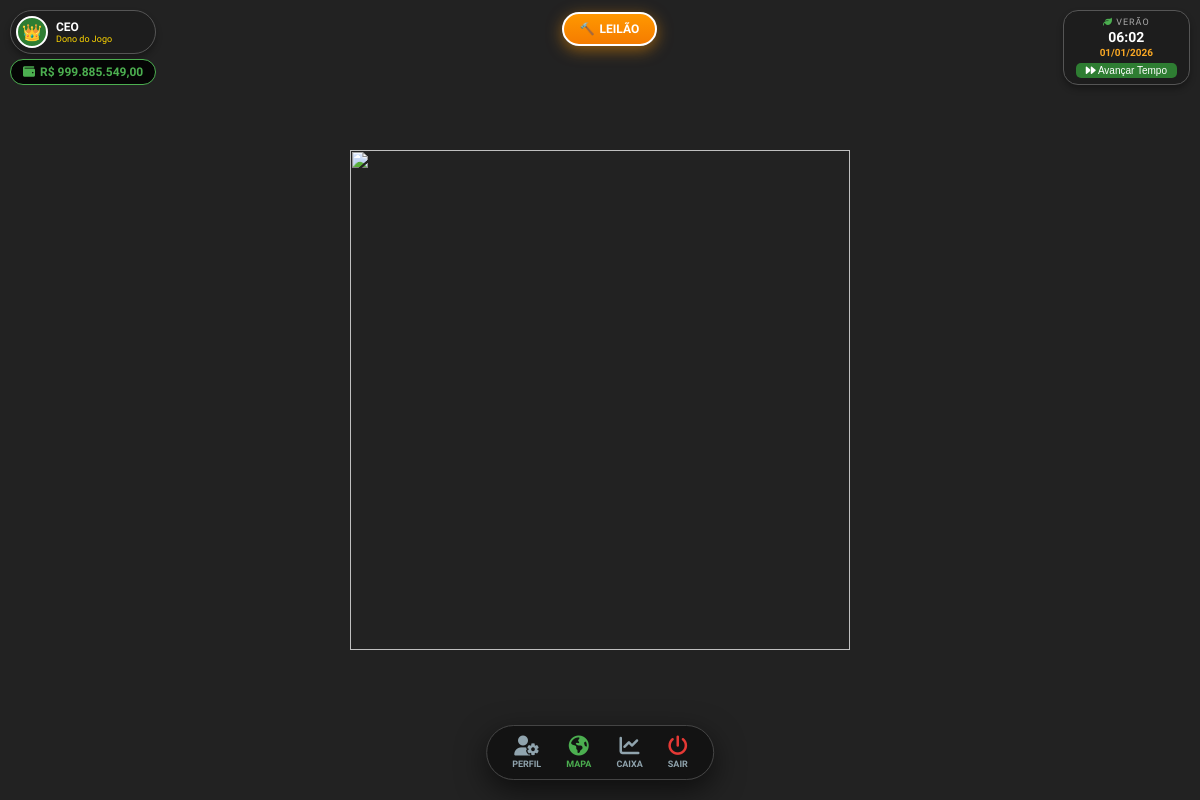
Before: /mapa (signed in) with the older database file.
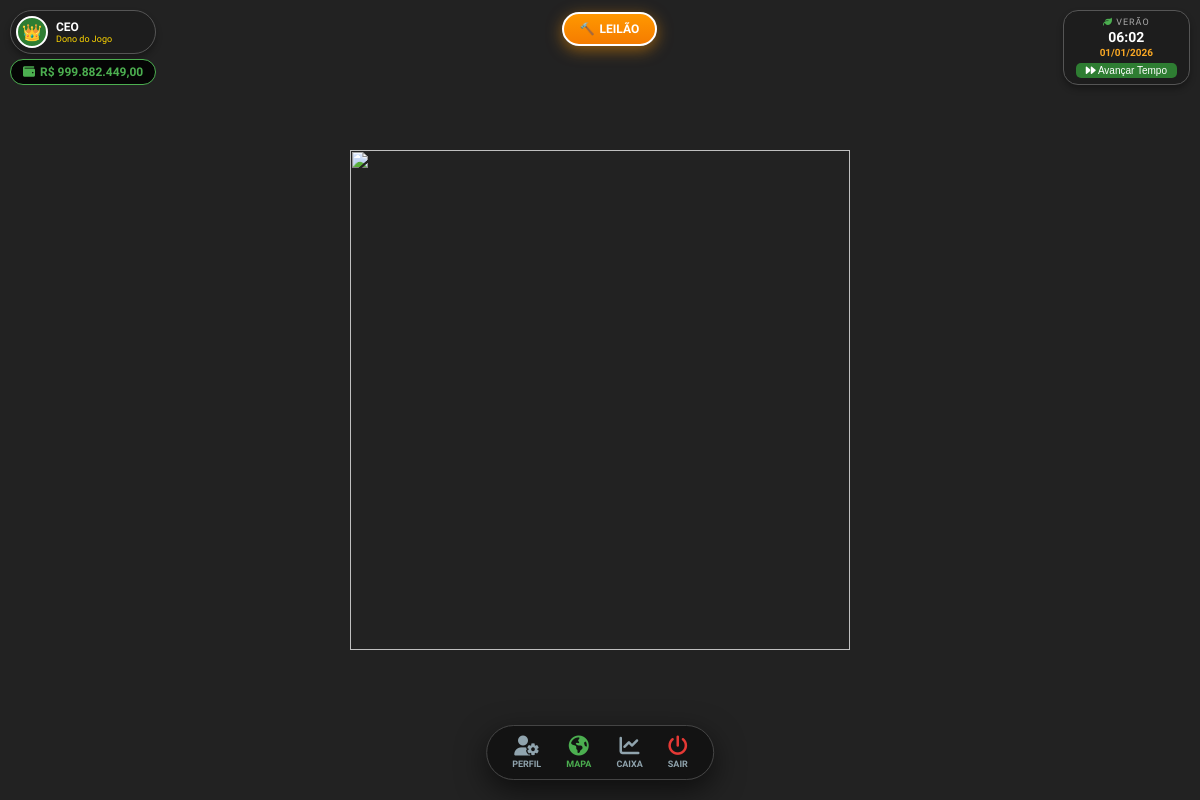
After: the same page with the newer database file.
### database.py (models this page shows)
class Jogador(db.Model):
    __tablename__ = 'jogadores'
    id = db.Column(db.Integer, primary_key=True)
    username = db.Column(db.String(50), unique=True, nullable=False)
    email = db.Column(db.String(120), nullable=True)
    senha_hash = db.Column(db.String(128), nullable=False)
    saldo = db.Column(db.Float, default=1000.0)
    nivel = db.Column(db.Integer, default=1)
    hora = db.Column(db.Integer, default=6)
    dia = db.Column(db.Integer, default=1)
    mes = db.Column(db.Integer, default=1)
    ano = db.Column(db.Integer, default=2026)
    is_admin = db.Column(db.Boolean, default=False)
    ultima_acao = db.Column(db.DateTime, default=datetime.utcnow)
    propriedades = db.relationship('Propriedade', backref='dono', lazy=True)

### app.py (the view)
@app.route('/mapa')
def mapa():
    if 'usuario' not in session:
        return redirect(url_for('login'))
    jogador_atual = Jogador.query.filter_by(username=session['usuario']).first()
    return render_template('mapa.html', jogador=jogador_atual)

### templates/mapa.html (shortened to what this page needs)
<!DOCTYPE html>
<html lang="pt-BR">
<head>
    <link rel="stylesheet" href="https://unpkg.com/leaflet@1.9.4/dist/leaflet.css"/>
    <link rel="stylesheet" href="https://cdnjs.cloudflare.com/ajax/libs/font-awesome/6.4.0/css/all.min.css">
    <link rel="stylesheet" href="{{ url_for('static', filename='css/mapa.css') }}">
</head>
<body>
    <div id="alertas-container" class="alertas-topo">
    </div>
    <div id="map"></div>
    <div class="ui-layer">
        <div class="topo-ui">
            <div class="perfil-box">
                <a href="/perfil" class="perfil-btn">
                    <div class="perfil-icone">{% if jogador.is_admin %}👑{% else %}👤{% endif %}</div>
                    <div class="perfil-textos">
                        <div class="nome-jogador">{{ jogador.username }}</div>
                        <div class="titulo-jogador">{% if jogador.is_admin %}Dono do Jogo{% else %}Fazendeiro Nível {{ jogador.nivel }}{% endif %}</div>
                    </div>
                </a>
                <div class="carteira-box">
                    <i class="fas fa-wallet"></i> R$ {{ "{:,.2f}".format(jogador.saldo).replace(',','v').replace('.',',').replace('v','.') }}
                </div>
            </div>
            <a href="/mercado" class="leilao-btn">
                <span>🔨</span> LEILÃO
            </a>
        <div style="background: rgba(30, 30, 30, 0.95); padding: 6px 12px; border-radius: 15px; text-align: center; color: white; border: 1px solid #555; pointer-events: auto; box-shadow: 0 4px 6px rgba(0,0,0,0.3); min-width: 90px;">
        <div id="estacao-jogo" style="font-size: 9px; color: #aaa; text-transform: uppercase; letter-spacing: 1px; margin-bottom: 2px;">
    </div>
    <div id="relogio-real" style="font-size: 14px; font-weight: 900; color: #fff; margin-bottom: 2px;">
    </div>
    <div id="data-jogo" style="font-weight: bold; font-size: 10px; display: flex; align-items: center; justify-content: center; gap: 5px; color: #f9a825;">
    </div>
    <button onclick="document.getElementById('modal-tempo').style.display='flex'" style="margin-top:5px; background: #2e7d32; color: white; border: none; padding: 2px 10px; border-radius: 5px; font-size: 10px; cursor: pointer;">
        <i class="fas fa-forward"></i> Avançar Tempo
    </button>
</div>
        </div>
        <div class="bottom-dock pointer-events-auto">
            <div class="dock-item" onclick="window.location.href='/perfil'"><i class="fas fa-user-cog"></i><span>Perfil</span></div>
            <div class="dock-item active"><i class="fas fa-globe-americas"></i><span>Mapa</span></div>
            <div class="dock-item" onclick="window.location.href='/financeiro'"><i class="fas fa-chart-line"></i><span>Caixa</span></div>
            <div class="dock-item" onclick="window.location.href='/sair'"><i class="fas fa-power-off" style="color:#e53935"></i><span>Sair</span></div>
        </div>
    </div>
</body>
</html>

Changed rows visible on the page:
changed Jogador "CEO": saldo "999.885.549,00" → "999.882.449,00"
